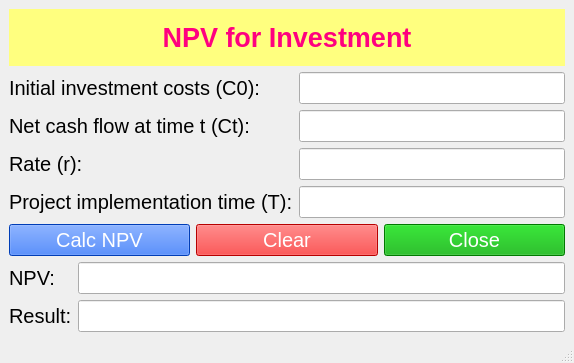
<?xml version="1.0" encoding="UTF-8"?>
<ui version="4.0">
 <class>MainWindow</class>
 <widget class="QMainWindow" name="MainWindow">
  <property name="geometry">
   <rect>
    <x>0</x>
    <y>0</y>
    <width>574</width>
    <height>363</height>
   </rect>
  </property>
  <property name="windowTitle">
   <string>MainWindow</string>
  </property>
  <widget class="QWidget" name="centralwidget">
   <layout class="QVBoxLayout" name="verticalLayout_2">
    <item>
     <layout class="QVBoxLayout" name="verticalLayout">
      <item>
       <widget class="QLabel" name="label">
        <property name="maximumSize">
         <size>
          <width>16777215</width>
          <height>60</height>
         </size>
        </property>
        <property name="font">
         <font>
          <pointsize>20</pointsize>
          <weight>75</weight>
          <bold>true</bold>
         </font>
        </property>
        <property name="styleSheet">
         <string notr="true">background-color: rgb(255, 255, 127);
color: rgb(255, 0, 127);</string>
        </property>
        <property name="text">
         <string>&lt;html&gt;&lt;head/&gt;&lt;body&gt;&lt;p align=&quot;center&quot;&gt;NPV for Investment&lt;/p&gt;&lt;/body&gt;&lt;/html&gt;</string>
        </property>
       </widget>
      </item>
      <item>
       <layout class="QFormLayout" name="formLayout">
        <item row="0" column="0">
         <widget class="QLabel" name="initialInvestmentCostsC0Label">
          <property name="font">
           <font>
            <pointsize>15</pointsize>
           </font>
          </property>
          <property name="text">
           <string>Initial investment costs (C0):</string>
          </property>
         </widget>
        </item>
        <item row="0" column="1">
         <widget class="QLineEdit" name="c0LineEdit">
          <property name="font">
           <font>
            <pointsize>15</pointsize>
           </font>
          </property>
         </widget>
        </item>
        <item row="1" column="0">
         <widget class="QLabel" name="netCashFlowAtTimeTCtLabel">
          <property name="font">
           <font>
            <pointsize>15</pointsize>
           </font>
          </property>
          <property name="text">
           <string>Net cash flow at time t (Ct):</string>
          </property>
         </widget>
        </item>
        <item row="1" column="1">
         <widget class="QLineEdit" name="cTLineEdit">
          <property name="font">
           <font>
            <pointsize>15</pointsize>
           </font>
          </property>
         </widget>
        </item>
        <item row="2" column="0">
         <widget class="QLabel" name="rateRLabel">
          <property name="font">
           <font>
            <pointsize>15</pointsize>
           </font>
          </property>
          <property name="text">
           <string>Rate (r):</string>
          </property>
         </widget>
        </item>
        <item row="2" column="1">
         <widget class="QLineEdit" name="rateRLineEdit">
          <property name="font">
           <font>
            <pointsize>15</pointsize>
           </font>
          </property>
         </widget>
        </item>
        <item row="3" column="0">
         <widget class="QLabel" name="projectImplementationTimeTLabel">
          <property name="font">
           <font>
            <pointsize>15</pointsize>
           </font>
          </property>
          <property name="text">
           <string>Project implementation time (T):</string>
          </property>
         </widget>
        </item>
        <item row="3" column="1">
         <widget class="QLineEdit" name="thIGianTLineEdit">
          <property name="font">
           <font>
            <pointsize>15</pointsize>
           </font>
          </property>
         </widget>
        </item>
       </layout>
      </item>
      <item>
       <layout class="QHBoxLayout" name="horizontalLayout_3">
        <item>
         <widget class="QPushButton" name="pushButton_calcNPV">
          <property name="font">
           <font>
            <pointsize>15</pointsize>
           </font>
          </property>
          <property name="styleSheet">
           <string notr="true">background-color: rgb(0, 85, 255);
color: rgb(255, 255, 255);</string>
          </property>
          <property name="text">
           <string>Calc NPV</string>
          </property>
          <property name="icon">
           <iconset>
            <normaloff>../../../images/ic_process.png</normaloff>../../../images/ic_process.png</iconset>
          </property>
          <property name="iconSize">
           <size>
            <width>24</width>
            <height>24</height>
           </size>
          </property>
         </widget>
        </item>
        <item>
         <widget class="QPushButton" name="pushButton_clear">
          <property name="font">
           <font>
            <pointsize>15</pointsize>
           </font>
          </property>
          <property name="styleSheet">
           <string notr="true">color: rgb(255, 255, 255);
background-color: rgb(255, 0, 0);</string>
          </property>
          <property name="text">
           <string>Clear</string>
          </property>
          <property name="icon">
           <iconset>
            <normaloff>../../../images/ic_clear.png</normaloff>../../../images/ic_clear.png</iconset>
          </property>
          <property name="iconSize">
           <size>
            <width>24</width>
            <height>24</height>
           </size>
          </property>
         </widget>
        </item>
        <item>
         <widget class="QPushButton" name="pushButton_close">
          <property name="font">
           <font>
            <pointsize>15</pointsize>
           </font>
          </property>
          <property name="styleSheet">
           <string notr="true">color: rgb(255, 255, 255);
background-color: rgb(0, 170, 0);</string>
          </property>
          <property name="text">
           <string>Close</string>
          </property>
          <property name="icon">
           <iconset>
            <normaloff>../../../images/ic_close.png</normaloff>../../../images/ic_close.png</iconset>
          </property>
          <property name="iconSize">
           <size>
            <width>24</width>
            <height>24</height>
           </size>
          </property>
         </widget>
        </item>
       </layout>
      </item>
      <item>
       <layout class="QFormLayout" name="formLayout_2">
        <item row="0" column="0">
         <widget class="QLabel" name="nPVLabel">
          <property name="font">
           <font>
            <pointsize>15</pointsize>
           </font>
          </property>
          <property name="text">
           <string>NPV:</string>
          </property>
         </widget>
        </item>
        <item row="0" column="1">
         <widget class="QLineEdit" name="nPVLineEdit">
          <property name="font">
           <font>
            <pointsize>15</pointsize>
           </font>
          </property>
         </widget>
        </item>
        <item row="1" column="0">
         <widget class="QLabel" name="resultLabel">
          <property name="font">
           <font>
            <pointsize>15</pointsize>
           </font>
          </property>
          <property name="text">
           <string>Result:</string>
          </property>
         </widget>
        </item>
        <item row="1" column="1">
         <widget class="QLineEdit" name="resultLineEdit">
          <property name="font">
           <font>
            <pointsize>15</pointsize>
           </font>
          </property>
         </widget>
        </item>
       </layout>
      </item>
     </layout>
    </item>
   </layout>
  </widget>
  <widget class="QMenuBar" name="menubar">
   <property name="geometry">
    <rect>
     <x>0</x>
     <y>0</y>
     <width>574</width>
     <height>21</height>
    </rect>
   </property>
  </widget>
  <widget class="QStatusBar" name="statusbar"/>
 </widget>
 <resources/>
 <connections>
  <connection>
   <sender>pushButton_clear</sender>
   <signal>clicked()</signal>
   <receiver>c0LineEdit</receiver>
   <slot>clear()</slot>
   <hints>
    <hint type="sourcelabel">
     <x>286</x>
     <y>239</y>
    </hint>
    <hint type="destinationlabel">
     <x>437</x>
     <y>90</y>
    </hint>
   </hints>
  </connection>
  <connection>
   <sender>pushButton_clear</sender>
   <signal>clicked()</signal>
   <receiver>cTLineEdit</receiver>
   <slot>clear()</slot>
   <hints>
    <hint type="sourcelabel">
     <x>286</x>
     <y>239</y>
    </hint>
    <hint type="destinationlabel">
     <x>437</x>
     <y>126</y>
    </hint>
   </hints>
  </connection>
  <connection>
   <sender>pushButton_clear</sender>
   <signal>clicked()</signal>
   <receiver>resultLineEdit</receiver>
   <slot>clear()</slot>
   <hints>
    <hint type="sourcelabel">
     <x>286</x>
     <y>239</y>
    </hint>
    <hint type="destinationlabel">
     <x>320</x>
     <y>316</y>
    </hint>
   </hints>
  </connection>
  <connection>
   <sender>pushButton_clear</sender>
   <signal>clicked()</signal>
   <receiver>thIGianTLineEdit</receiver>
   <slot>clear()</slot>
   <hints>
    <hint type="sourcelabel">
     <x>286</x>
     <y>239</y>
    </hint>
    <hint type="destinationlabel">
     <x>437</x>
     <y>198</y>
    </hint>
   </hints>
  </connection>
  <connection>
   <sender>pushButton_clear</sender>
   <signal>clicked()</signal>
   <receiver>rateRLineEdit</receiver>
   <slot>clear()</slot>
   <hints>
    <hint type="sourcelabel">
     <x>286</x>
     <y>239</y>
    </hint>
    <hint type="destinationlabel">
     <x>437</x>
     <y>162</y>
    </hint>
   </hints>
  </connection>
  <connection>
   <sender>pushButton_clear</sender>
   <signal>clicked()</signal>
   <receiver>c0LineEdit</receiver>
   <slot>setFocus()</slot>
   <hints>
    <hint type="sourcelabel">
     <x>286</x>
     <y>239</y>
    </hint>
    <hint type="destinationlabel">
     <x>437</x>
     <y>90</y>
    </hint>
   </hints>
  </connection>
  <connection>
   <sender>pushButton_clear</sender>
   <signal>clicked()</signal>
   <receiver>nPVLineEdit</receiver>
   <slot>clear()</slot>
   <hints>
    <hint type="sourcelabel">
     <x>286</x>
     <y>239</y>
    </hint>
    <hint type="destinationlabel">
     <x>320</x>
     <y>280</y>
    </hint>
   </hints>
  </connection>
  <connection>
   <sender>pushButton_close</sender>
   <signal>clicked()</signal>
   <receiver>MainWindow</receiver>
   <slot>close()</slot>
   <hints>
    <hint type="sourcelabel">
     <x>472</x>
     <y>239</y>
    </hint>
    <hint type="destinationlabel">
     <x>286</x>
     <y>181</y>
    </hint>
   </hints>
  </connection>
 </connections>
</ui>
